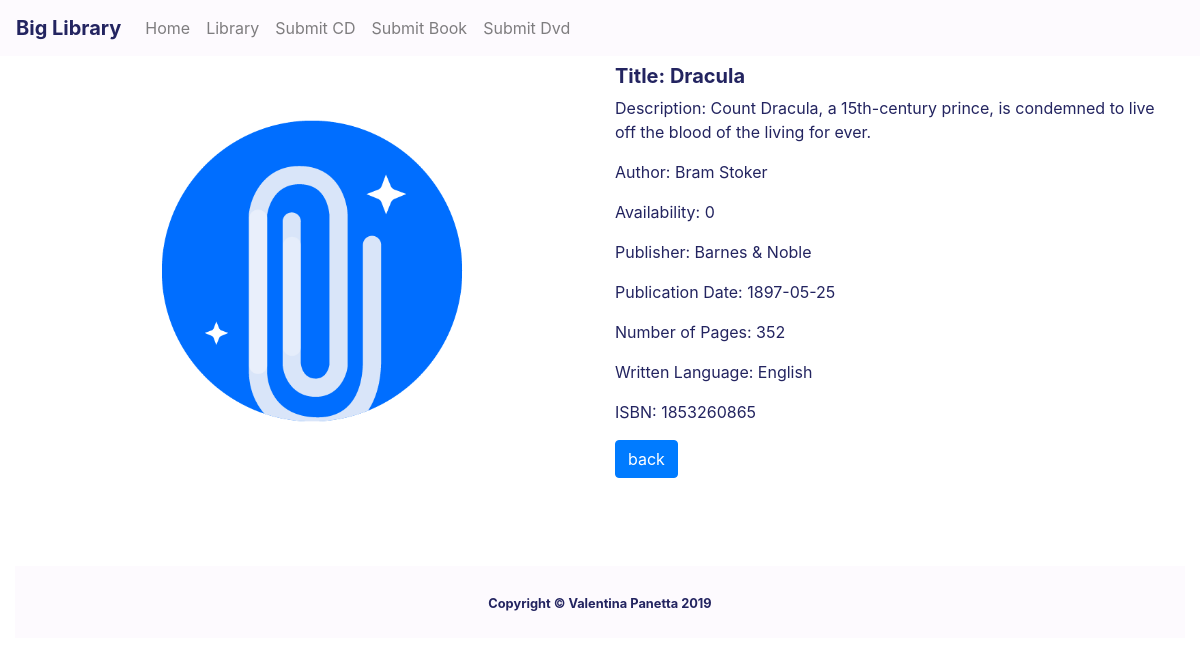
The page /bookdetail.php?id=1 on the database as committed earlier.
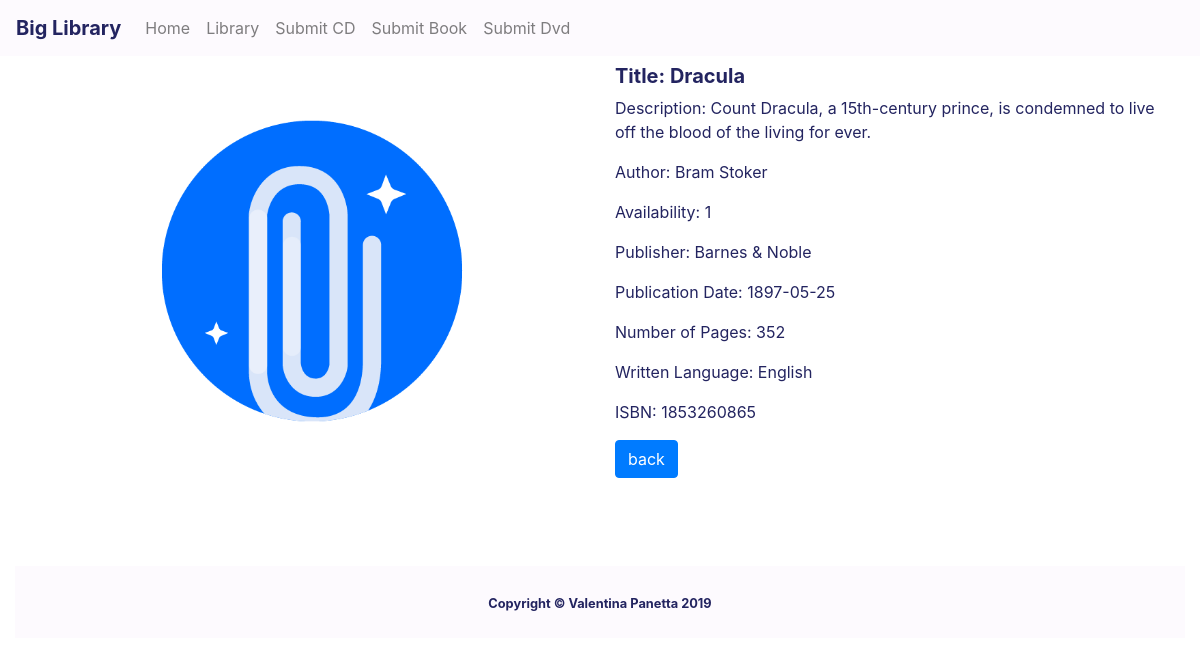
The same page on the database as committed later.
### tables this page shows
CREATE TABLE `books` (
  `book_id` int(11) NOT NULL,
  `isbn` int(11) DEFAULT NULL,
  `pages` int(11) DEFAULT NULL,
  `written_language` varchar(55) DEFAULT NULL,
  `fk_media` int(11) DEFAULT NULL
);

CREATE TABLE `media` (
  `media_id` int(11) NOT NULL,
  `title` varchar(55) DEFAULT NULL,
  `img_path` varchar(255) DEFAULT NULL,
  `description` text,
  `availability` tinyint(1) DEFAULT NULL,
  `publish_date` date DEFAULT NULL,
  `fk_genre` int(11) DEFAULT NULL,
  `fk_publisher` int(11) DEFAULT NULL,
  `fk_author` int(11) DEFAULT NULL
);

CREATE TABLE `authors` (
  `author_id` int(11) NOT NULL,
  `name` varchar(55) DEFAULT NULL,
  `surname` varchar(55) DEFAULT NULL
);

CREATE TABLE `publishers` (
  `publisher_id` int(11) NOT NULL,
  `name` varchar(55) DEFAULT NULL,
  `address` varchar(55) DEFAULT NULL,
  `size` enum('big','medium','small') DEFAULT NULL
);

### bookdetail.php (the view, shortened to what this page needs)
<?php require_once 'actions/db_connect.php';
if ($_GET['id']) {
   $media_id = $_GET['id'];
   $sql = "SELECT book.book_id, book.isbn, book.written_language, book.pages, med.media_id, med.title, med.img_path, med.description, med.availability, med.publish_date, publisher.name as publisher_name, publisher.address, publisher.size, author.name as author_name, author.surname, genre.name as genre_name FROM books book join media med on book.fk_media = med.media_id join publishers publisher on med.fk_publisher = publisher.publisher_id join authors author on med.fk_author = author.author_id join genres genre on med.fk_genre = genre.genre_id WHERE media_id = {$media_id}";
    $result = $connect->query($sql);
    $data = $result->fetch_assoc();
}
include 'head.php';
echo "
<div class='row d-flex justify-content-center align-items-center'>
    <div class='col-lg-6 col-md-6 col-sm-12 my-3'>
    <img class='img-fluid' src='".$data['img_path']."'>
    </div>
    <div class='col-lg-6 col-md-6 col-sm-12 my-3'>
        <h5 class='font-weight-bold text-darkerblue'>Title: ".$data['title']."</h5>
        <p class='text-darkerblue'>Description: ".$data['description']."</p>
        <p class='text-darkerblue'>Author: ".$data['author_name']." ".$data['surname']."</p>
        <p class='text-darkerblue'>Availability: ".$data['availability']."</p>
        <p class='text-darkerblue'>Publisher: ".$data['publisher_name']."</p>
        <p class='text-darkerblue'>Publication Date: ".$data['publish_date']."</p>
        <p class='text-darkerblue'>Number of Pages: ".$data['pages']."</p>
        <p class='text-darkerblue'>Written Language: ".$data['written_language']."</p>
        <p class='text-darkerblue'>ISBN: ".$data['isbn']."</p>
        <a href='library.php' class='btn btn-primary'>back</a>
    </div>
</div>
";
include 'footer.php';?>

### head.php (shortened to what this page needs)
<!DOCTYPE html>
<html lang="en">
<head>
    <link rel="stylesheet" href="resources/css/style.css">
    <link rel="stylesheet" href="https://stackpath.bootstrapcdn.com/bootstrap/4.3.1/css/bootstrap.min.css">
    <link rel="stylesheet" href="https://cdnjs.cloudflare.com/ajax/libs/font-awesome/4.7.0/css/font-awesome.min.css">
</head>
<body>
    <div class="container-fluid">
        <nav class="navbar navbar-expand-lg navbar-light bg-pearl fixed-top">
            <a class="navbar-brand font-weight-bold" href="index.php">Big Library</a>
            <div class="collapse navbar-collapse" id="navbarNav">
                <ul class="navbar-nav">
                    <li class="nav-item">
                        <a class="nav-link"  href="index.php">Home</a>
                    </li>
                    <li class="nav-item">
                        <a class="nav-link" href="library.php">Library</a>
                    </li>
                    <li class="nav-item">
                        <a class="nav-link" href="formCd.php">Submit CD</a>
                    </li>
                    <li class="nav-item">
                        <a class="nav-link" href="formBook.php">Submit Book</a>
                    </li>
                    <li class="nav-item">
                        <a class="nav-link" href="formDvd.php">Submit Dvd</a>
                    </li>
                </ul>
            </div>
        </nav>
    <div class="row m-0 py-5 px-4">

### footer.php
    </div>
        <footer class="py-4 bg-pearl mt-4">
            <div class="container text-center">
                <small class="text-darkerblue font-weight-bold">Copyright &copy; Valentina Panetta 2019</small>
            </div>
        </footer>
    </div>
</body>
</html>

### resources/css/style.css (style rules this page uses)
.navbar-brand { color: #232460 !important; }
.nav-link { color: #232460; }
.bg-pearl { background: #fdfafe; }
.text-darkerblue { color: #232460; }

Rows that differ between the two databases and show on the page:
changed through a linked row, books "English": fk_media.availability "0" → "1"
